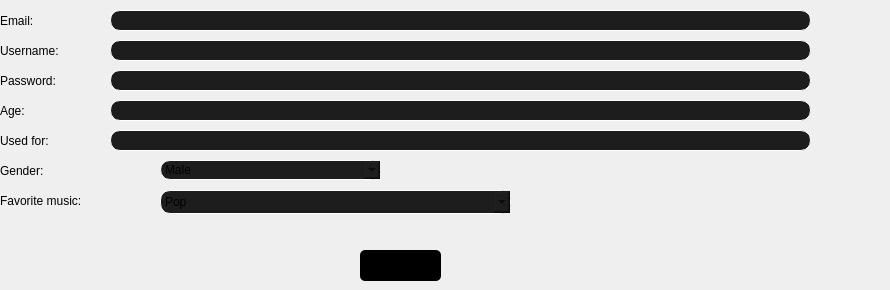
      <widget class="QWidget" name="page_12">
       <widget class="QLabel" name="label_14">
        <property name="geometry">
         <rect>
          <x>0</x>
          <y>10</y>
          <width>881</width>
          <height>21</height>
         </rect>
        </property>
        <property name="styleSheet">
         <string notr="true">font: 16pt &quot;Pinky Blues&quot;;</string>
        </property>
        <property name="text">
         <string>Email:</string>
        </property>
       </widget>
       <widget class="QLabel" name="label_15">
        <property name="geometry">
         <rect>
          <x>0</x>
          <y>70</y>
          <width>881</width>
          <height>21</height>
         </rect>
        </property>
        <property name="styleSheet">
         <string notr="true">font: 16pt &quot;Pinky Blues&quot;;</string>
        </property>
        <property name="text">
         <string>Password:</string>
        </property>
       </widget>
       <widget class="QLabel" name="label_16">
        <property name="geometry">
         <rect>
          <x>0</x>
          <y>40</y>
          <width>881</width>
          <height>21</height>
         </rect>
        </property>
        <property name="styleSheet">
         <string notr="true">font: 16pt &quot;Pinky Blues&quot;;</string>
        </property>
        <property name="text">
         <string>Username:</string>
        </property>
       </widget>
       <widget class="QLabel" name="label_17">
        <property name="geometry">
         <rect>
          <x>0</x>
          <y>100</y>
          <width>881</width>
          <height>21</height>
         </rect>
        </property>
        <property name="styleSheet">
         <string notr="true">font: 16pt &quot;Pinky Blues&quot;;</string>
        </property>
        <property name="text">
         <string>Age:</string>
        </property>
       </widget>
       <widget class="QLabel" name="label_18">
        <property name="geometry">
         <rect>
          <x>0</x>
          <y>160</y>
          <width>881</width>
          <height>21</height>
         </rect>
        </property>
        <property name="styleSheet">
         <string notr="true">font: 16pt &quot;Pinky Blues&quot;;</string>
        </property>
        <property name="text">
         <string>Gender:</string>
        </property>
       </widget>
       <widget class="QLabel" name="label_19">
        <property name="geometry">
         <rect>
          <x>0</x>
          <y>190</y>
          <width>881</width>
          <height>21</height>
         </rect>
        </property>
        <property name="styleSheet">
         <string notr="true">font: 16pt &quot;Pinky Blues&quot;;</string>
        </property>
        <property name="text">
         <string>Favorite music:</string>
        </property>
       </widget>
       <widget class="QLabel" name="label_20">
        <property name="geometry">
         <rect>
          <x>0</x>
          <y>130</y>
          <width>881</width>
          <height>21</height>
         </rect>
        </property>
        <property name="styleSheet">
         <string notr="true">font: 16pt &quot;Pinky Blues&quot;;</string>
        </property>
        <property name="text">
         <string>Used for:</string>
        </property>
       </widget>
       <widget class="QLineEdit" name="txt_email">
        <property name="geometry">
         <rect>
          <x>110</x>
          <y>10</y>
          <width>701</width>
          <height>21</height>
         </rect>
        </property>
        <property name="styleSheet">
         <string notr="true">font: 16pt &quot;Pinky Blues&quot;;background:rgb(29, 29, 29);border-radius:10;border: 1px solid white;</string>
        </property>
       </widget>
       <widget class="QLineEdit" name="txt_username">
        <property name="geometry">
         <rect>
          <x>110</x>
          <y>40</y>
          <width>701</width>
          <height>21</height>
         </rect>
        </property>
        <property name="styleSheet">
         <string notr="true">font: 16pt &quot;Pinky Blues&quot;;background:rgb(29, 29, 29);border-radius:10;border: 1px solid white;</string>
        </property>
       </widget>
       <widget class="QLineEdit" name="txt_password">
        <property name="geometry">
         <rect>
          <x>110</x>
          <y>70</y>
          <width>701</width>
          <height>21</height>
         </rect>
        </property>
        <property name="styleSheet">
         <string notr="true">font: 16pt &quot;Pinky Blues&quot;;background:rgb(29, 29, 29);border-radius:10;border: 1px solid white;</string>
        </property>
       </widget>
       <widget class="QLineEdit" name="txt_age">
        <property name="geometry">
         <rect>
          <x>110</x>
          <y>100</y>
          <width>701</width>
          <height>21</height>
         </rect>
        </property>
        <property name="styleSheet">
         <string notr="true">font: 16pt &quot;Pinky Blues&quot;;background:rgb(29, 29, 29);border-radius:10;border: 1px solid white;</string>
        </property>
       </widget>
       <widget class="QLineEdit" name="txt_time">
        <property name="geometry">
         <rect>
          <x>110</x>
          <y>130</y>
          <width>701</width>
          <height>21</height>
         </rect>
        </property>
        <property name="styleSheet">
         <string notr="true">font: 16pt &quot;Pinky Blues&quot;;background:rgb(29, 29, 29);border-radius:10;border: 1px solid white;</string>
        </property>
       </widget>
       <widget class="QComboBox" name="cb_mctype">
        <property name="geometry">
         <rect>
          <x>160</x>
          <y>190</y>
          <width>351</width>
          <height>24</height>
         </rect>
        </property>
        <property name="styleSheet">
         <string notr="true">font: 12pt &quot;Pinky Blues&quot;;background:rgb(29, 29, 29);border-radius:10;border: 1px solid white;</string>
        </property>
        <item>
         <property name="text">
          <string>Pop</string>
         </property>
        </item>
        <item>
         <property name="text">
          <string>Rock</string>
         </property>
        </item>
        <item>
         <property name="text">
          <string>Opera</string>
         </property>
        </item>
        <item>
         <property name="text">
          <string>Hip hop</string>
         </property>
        </item>
        <item>
         <property name="text">
          <string>Rhythm</string>
         </property>
        </item>
        <item>
         <property name="text">
          <string>Soul</string>
         </property>
        </item>
        <item>
         <property name="text">
          <string>Reggae</string>
         </property>
        </item>
        <item>
         <property name="text">
          <string>Country</string>
         </property>
        </item>
        <item>
         <property name="text">
          <string>Funk </string>
         </property>
        </item>
        <item>
         <property name="text">
          <string>Folk </string>
         </property>
        </item>
        <item>
         <property name="text">
          <string>Jazz </string>
         </property>
        </item>
        <item>
         <property name="text">
          <string>Disco</string>
         </property>
        </item>
        <item>
         <property name="text">
          <string>Classical</string>
         </property>
        </item>
        <item>
         <property name="text">
          <string>Electronic </string>
         </property>
        </item>
        <item>
         <property name="text">
          <string>Blues </string>
         </property>
        </item>
        <item>
         <property name="text">
          <string>New age</string>
         </property>
        </item>
        <item>
         <property name="text">
          <string>Christian</string>
         </property>
        </item>
        <item>
         <property name="text">
          <string>Traditional </string>
         </property>
        </item>
        <item>
         <property name="text">
          <string>Ska </string>
         </property>
        </item>
       </widget>
       <widget class="QPushButton" name="btn_info_save">
        <property name="geometry">
         <rect>
          <x>360</x>
          <y>250</y>
          <width>81</width>
          <height>31</height>
         </rect>
        </property>
        <property name="styleSheet">
         <string notr="true">font: 16pt &quot;Pinky Blues&quot;;
background:rgb(0, 0, 0);
border-radius:5</string>
        </property>
        <property name="text">
         <string>Save</string>
        </property>
       </widget>
       <widget class="QComboBox" name="comboBox">
        <property name="geometry">
         <rect>
          <x>160</x>
          <y>160</y>
          <width>221</width>
          <height>20</height>
         </rect>
        </property>
        <property name="styleSheet">
         <string notr="true">font: 12pt &quot;Pinky Blues&quot;;background:rgb(29, 29, 29);border-radius:10;border: 1px solid white;</string>
        </property>
        <item>
         <property name="text">
          <string>Male</string>
         </property>
        </item>
        <item>
         <property name="text">
          <string>Famale</string>
         </property>
        </item>
        <item>
         <property name="text">
          <string>Other</string>
         </property>
        </item>
       </widget>
      </widget>
